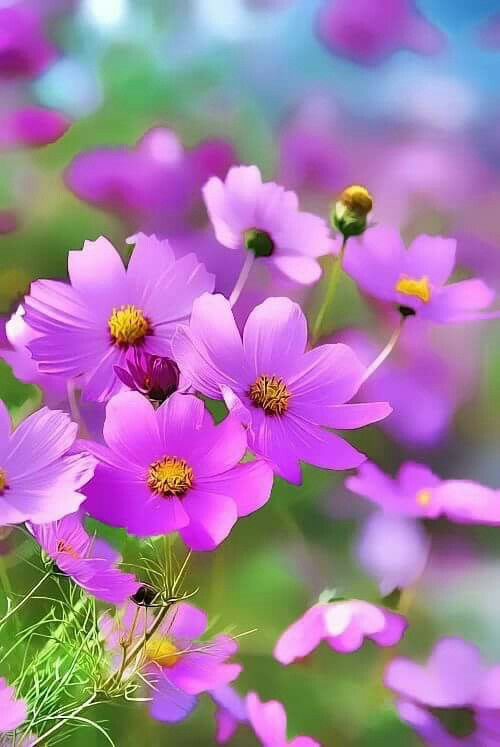
#> input picture flower.png, 500 x 747 px, found by its file name
$ python canny.py
#> lines starting #> are read from the running program, lines starting #| are printed output that depends on the picture; after the words box and inside, x2 and y2 are one past the last pixel; in counts of white or black regions, pixels touching at a corner belong together
import cv2
import numpy as np

image = cv2.imread("/Users/bhavyakansal/OpenCV/flower.png" , cv2.IMREAD_GRAYSCALE)
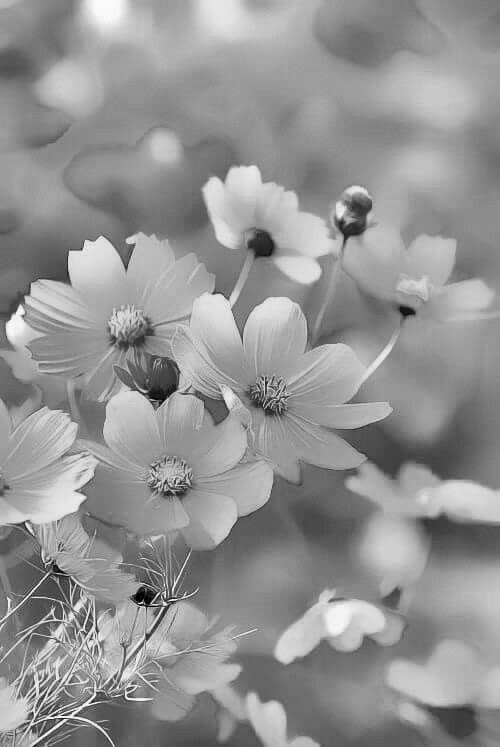
#> image: shape (747, 500); min 0, max 255, mean 147.5

edges = cv2.Canny(image , 50 , 150)
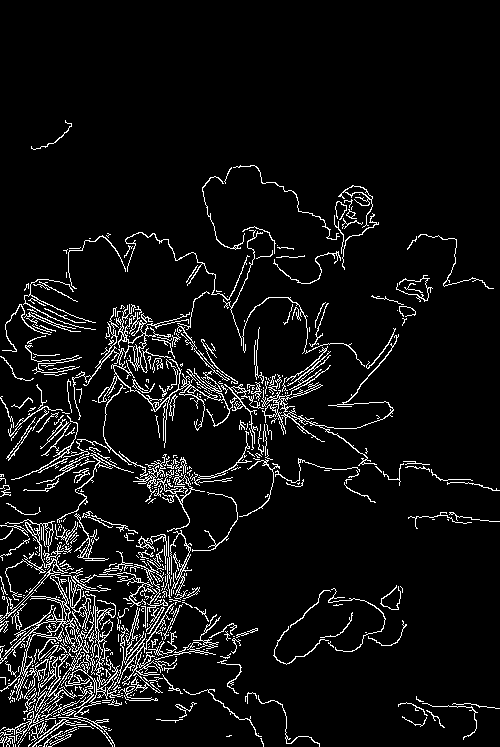
#> edges: shape (747, 500); 6.6% white in thin lines or dots, all inside (x1, y1, x2, y2) = (0, 120, 500, 747)
cv2.imshow("original image" , image)
cv2.imshow("edges detected" , edges)
cv2.waitKey(0)
cv2.destroyAllWindows()

$ run again, with colornoisyimg.png copied over flower.png
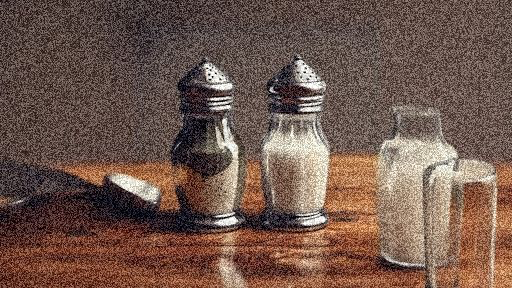
#> input picture colornoisyimg.png, 512 x 288 px, found by its file name
#> `image = cv2.imread("/Users/bhavyakansal/OpenCV/flower.png" , cv2.IMREA..`:
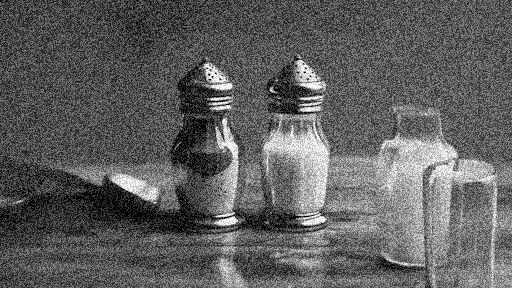
#> image: shape (288, 512); min 0, max 255, mean 95.5
#> `edges = cv2.Canny(image , 50 , 150)`:
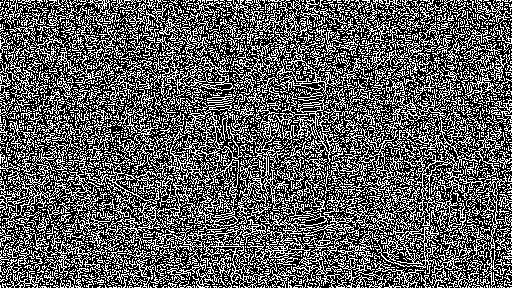
#> edges: shape (288, 512); 36.8% white in thin lines or dots

$ run again, with low_res_img.png copied over flower.png
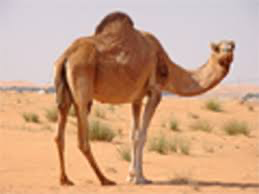
#> input picture low_res_img.png, 259 x 194 px, found by its file name
#> `image = cv2.imread("/Users/bhavyakansal/OpenCV/flower.png" , cv2.IMREA..`:
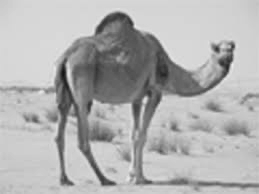
#> image: shape (194, 259); min 21, max 237, mean 176.2
#> `edges = cv2.Canny(image , 50 , 150)`:
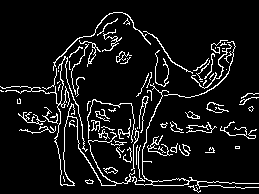
#> edges: shape (194, 259); 8.4% white in thin lines or dots

$ run again, with noisy_img.png copied over flower.png
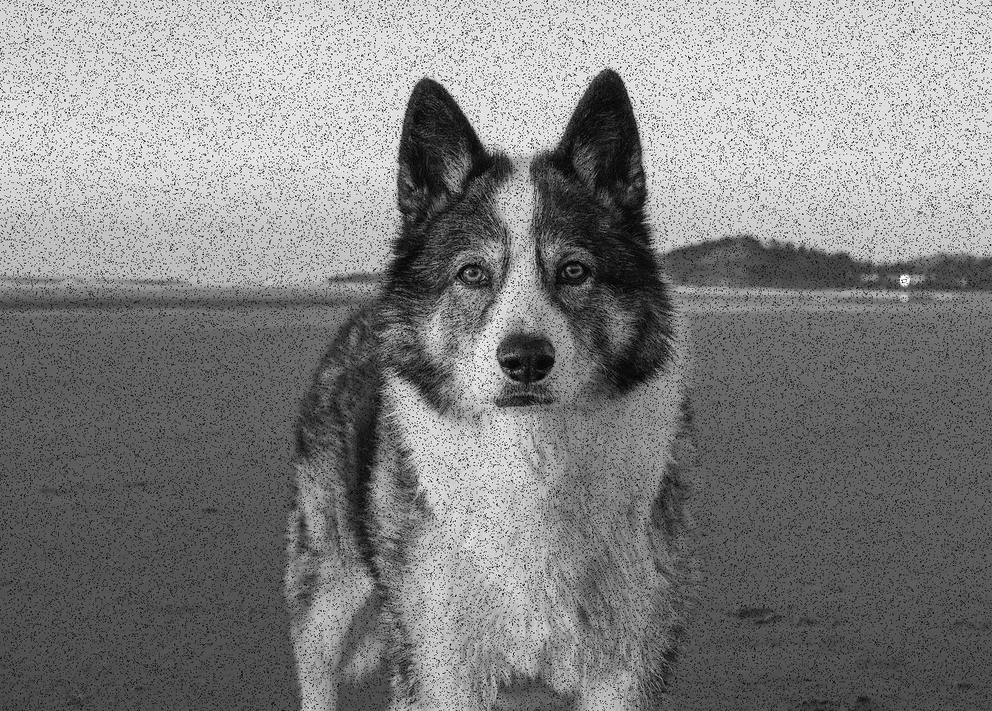
#> input picture noisy_img.png, 992 x 711 px, shrunk from 1280 x 917 before the run, found by its file name
#> image is the input picture: shape (711, 992); min 0, max 255, mean 129
#> `edges = cv2.Canny(image , 50 , 150)`:
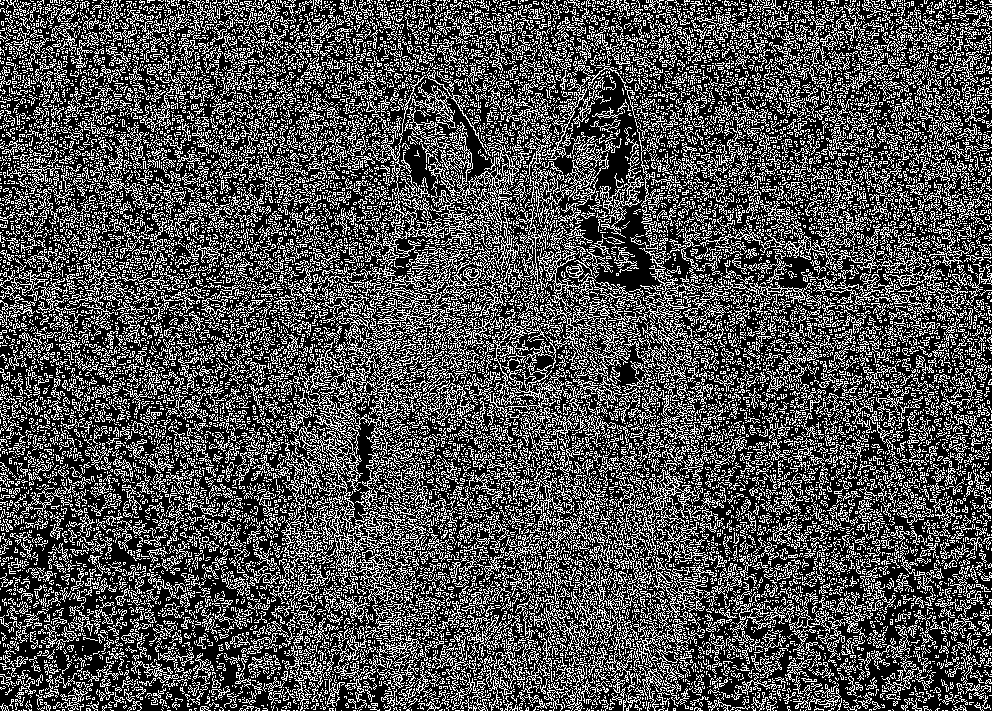
#> edges: shape (711, 992); 31.3% white in thin lines or dots
